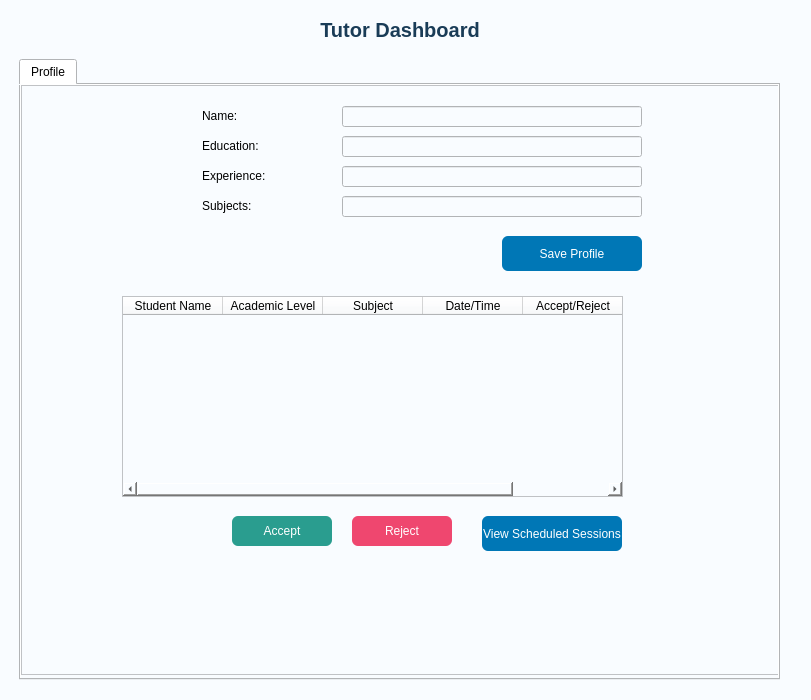
<?xml version="1.0" encoding="UTF-8"?>
<ui version="4.0">
 <class>TutorDashboard</class>
 <widget class="QWidget" name="TutorDashboard">
  <property name="geometry">
   <rect>
    <x>0</x>
    <y>0</y>
    <width>811</width>
    <height>700</height>
   </rect>
  </property>
  <property name="windowTitle">
   <string>Tutorify - Tutor Dashboard</string>
  </property>
  <property name="styleSheet">
   <string notr="true">background-color: #f9fcff;</string>
  </property>
  <widget class="QLabel" name="labelTitle">
   <property name="geometry">
    <rect>
     <x>20</x>
     <y>10</y>
     <width>760</width>
     <height>40</height>
    </rect>
   </property>
   <property name="styleSheet">
    <string notr="true">font-size: 20px; font-weight: bold; color: #1a3c57;</string>
   </property>
   <property name="text">
    <string>Tutor Dashboard</string>
   </property>
   <property name="alignment">
    <set>Qt::AlignCenter</set>
   </property>
  </widget>
  <widget class="QTabWidget" name="tabWidget">
   <property name="geometry">
    <rect>
     <x>19</x>
     <y>59</y>
     <width>761</width>
     <height>621</height>
    </rect>
   </property>
   <property name="currentIndex">
    <number>0</number>
   </property>
   <widget class="QWidget" name="tabProfile">
    <attribute name="title">
     <string>Profile</string>
    </attribute>
    <widget class="QScrollArea" name="scrollProfile">
     <property name="geometry">
      <rect>
       <x>0</x>
       <y>0</y>
       <width>760</width>
       <height>590</height>
      </rect>
     </property>
     <property name="widgetResizable">
      <bool>true</bool>
     </property>
     <widget class="QWidget" name="scrollAreaWidgetContents">
      <property name="geometry">
       <rect>
        <x>0</x>
        <y>0</y>
        <width>758</width>
        <height>588</height>
       </rect>
      </property>
      <widget class="QLabel" name="labelName">
       <property name="geometry">
        <rect>
         <x>180</x>
         <y>20</y>
         <width>120</width>
         <height>20</height>
        </rect>
       </property>
       <property name="text">
        <string>Name:</string>
       </property>
      </widget>
      <widget class="QLineEdit" name="lineName">
       <property name="geometry">
        <rect>
         <x>320</x>
         <y>20</y>
         <width>300</width>
         <height>21</height>
        </rect>
       </property>
      </widget>
      <widget class="QLabel" name="labelEducation">
       <property name="geometry">
        <rect>
         <x>180</x>
         <y>50</y>
         <width>120</width>
         <height>20</height>
        </rect>
       </property>
       <property name="text">
        <string>Education:</string>
       </property>
      </widget>
      <widget class="QLineEdit" name="lineEducation">
       <property name="geometry">
        <rect>
         <x>320</x>
         <y>50</y>
         <width>300</width>
         <height>21</height>
        </rect>
       </property>
      </widget>
      <widget class="QLabel" name="labelExperience">
       <property name="geometry">
        <rect>
         <x>180</x>
         <y>80</y>
         <width>120</width>
         <height>20</height>
        </rect>
       </property>
       <property name="text">
        <string>Experience:</string>
       </property>
      </widget>
      <widget class="QLineEdit" name="lineExperience">
       <property name="geometry">
        <rect>
         <x>320</x>
         <y>80</y>
         <width>300</width>
         <height>21</height>
        </rect>
       </property>
      </widget>
      <widget class="QLineEdit" name="lineCertifications">
       <property name="geometry">
        <rect>
         <x>320</x>
         <y>110</y>
         <width>300</width>
         <height>21</height>
        </rect>
       </property>
      </widget>
      <widget class="QLabel" name="labelSubjects">
       <property name="geometry">
        <rect>
         <x>180</x>
         <y>110</y>
         <width>120</width>
         <height>20</height>
        </rect>
       </property>
       <property name="text">
        <string>Subjects:</string>
       </property>
      </widget>
      <widget class="QPushButton" name="btnSaveProfile">
       <property name="geometry">
        <rect>
         <x>480</x>
         <y>150</y>
         <width>140</width>
         <height>35</height>
        </rect>
       </property>
       <property name="styleSheet">
        <string notr="true">background-color: #0077b6; color: white; border-radius: 6px;</string>
       </property>
       <property name="text">
        <string>Save Profile</string>
       </property>
      </widget>
      <widget class="QTableWidget" name="tableRequests_2">
       <property name="geometry">
        <rect>
         <x>100</x>
         <y>210</y>
         <width>501</width>
         <height>201</height>
        </rect>
       </property>
       <column>
        <property name="text">
         <string>Student Name</string>
        </property>
       </column>
       <column>
        <property name="text">
         <string>Academic Level</string>
        </property>
       </column>
       <column>
        <property name="text">
         <string>Subject</string>
        </property>
       </column>
       <column>
        <property name="text">
         <string>Date/Time</string>
        </property>
       </column>
       <column>
        <property name="text">
         <string>Accept/Reject</string>
        </property>
       </column>
      </widget>
      <widget class="QPushButton" name="btnAccept_2">
       <property name="geometry">
        <rect>
         <x>210</x>
         <y>430</y>
         <width>100</width>
         <height>30</height>
        </rect>
       </property>
       <property name="styleSheet">
        <string notr="true">background-color: #2a9d8f; color: white; border-radius: 6px;</string>
       </property>
       <property name="text">
        <string>Accept</string>
       </property>
      </widget>
      <widget class="QPushButton" name="btnReject_2">
       <property name="geometry">
        <rect>
         <x>330</x>
         <y>430</y>
         <width>100</width>
         <height>30</height>
        </rect>
       </property>
       <property name="styleSheet">
        <string notr="true">background-color: #ef476f; color: white; border-radius: 6px;</string>
       </property>
       <property name="text">
        <string>Reject</string>
       </property>
      </widget>
      <widget class="QPushButton" name="btnSaveProfile_2">
       <property name="geometry">
        <rect>
         <x>460</x>
         <y>430</y>
         <width>140</width>
         <height>35</height>
        </rect>
       </property>
       <property name="styleSheet">
        <string notr="true">background-color: #0077b6; color: white; border-radius: 6px;</string>
       </property>
       <property name="text">
        <string>View Scheduled Sessions</string>
       </property>
      </widget>
     </widget>
    </widget>
   </widget>
  </widget>
 </widget>
 <resources/>
 <connections/>
</ui>
